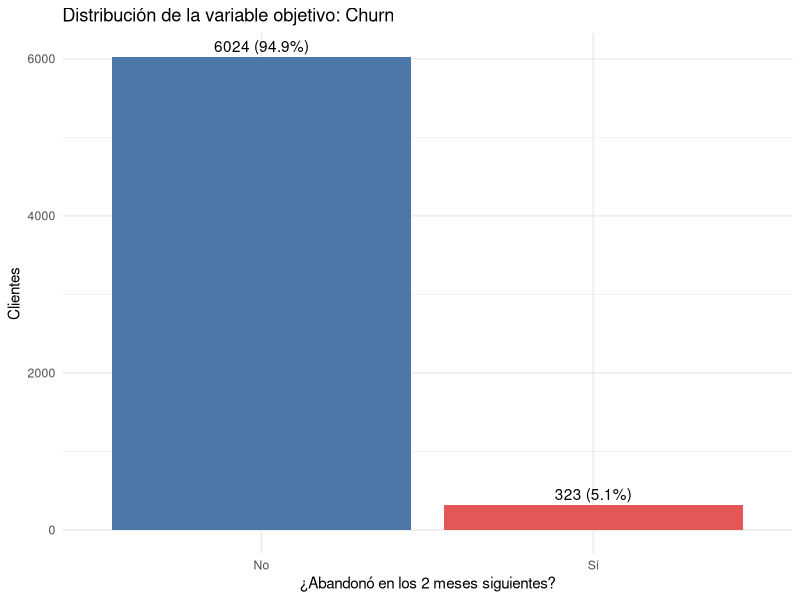
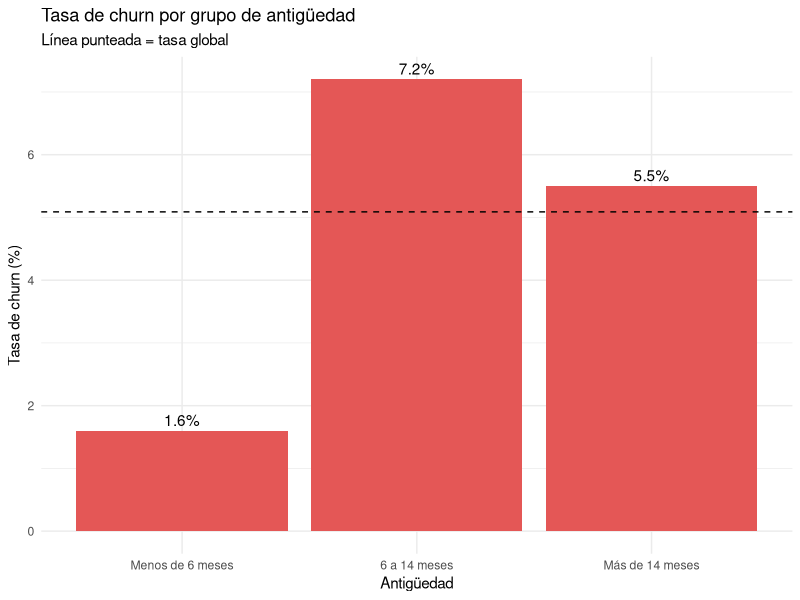
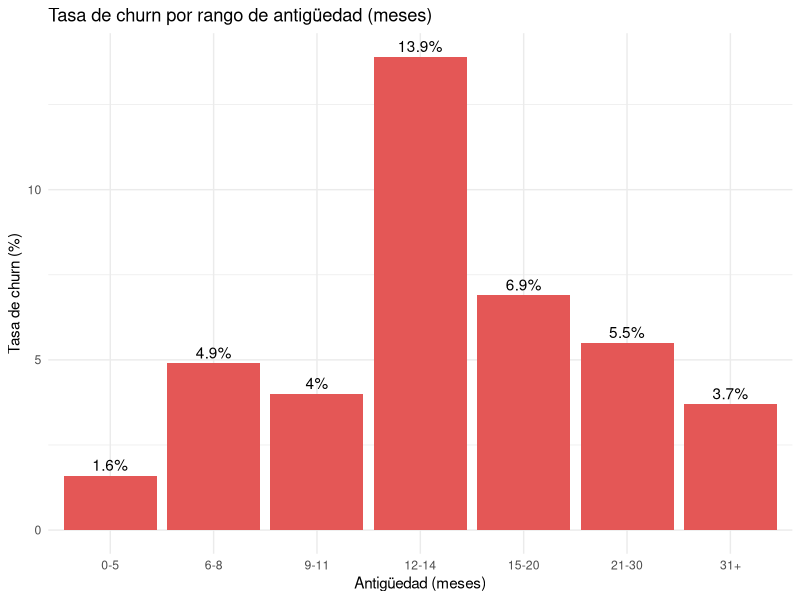
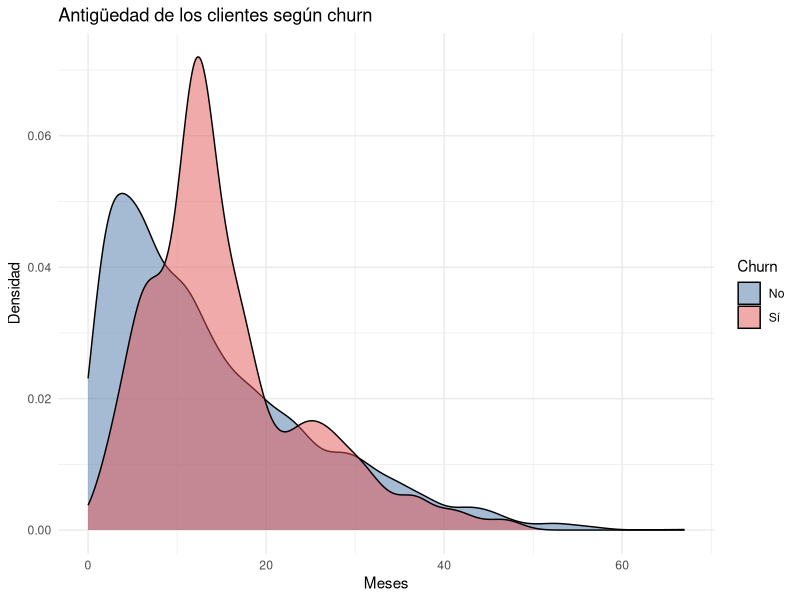
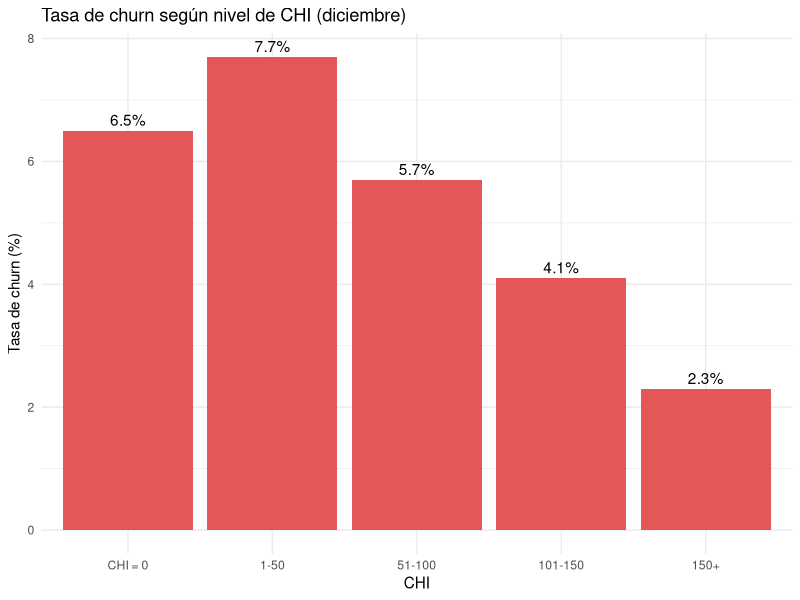
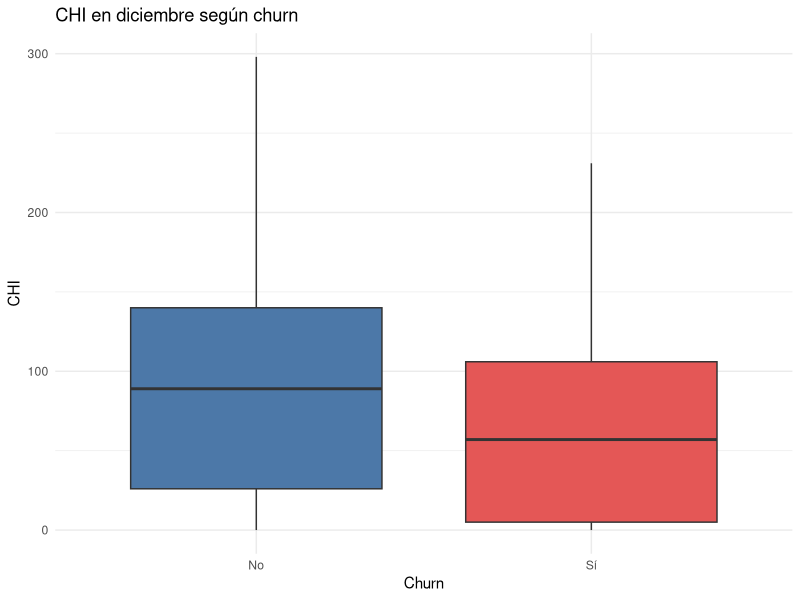
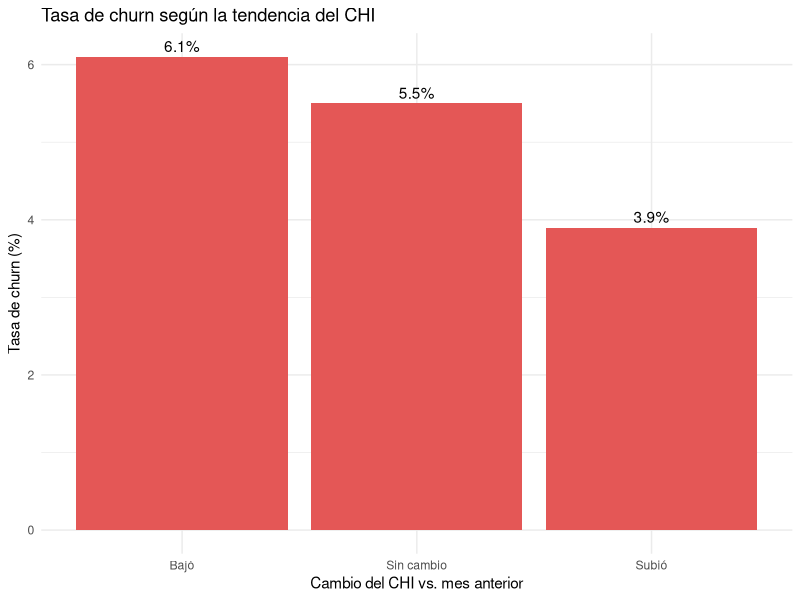
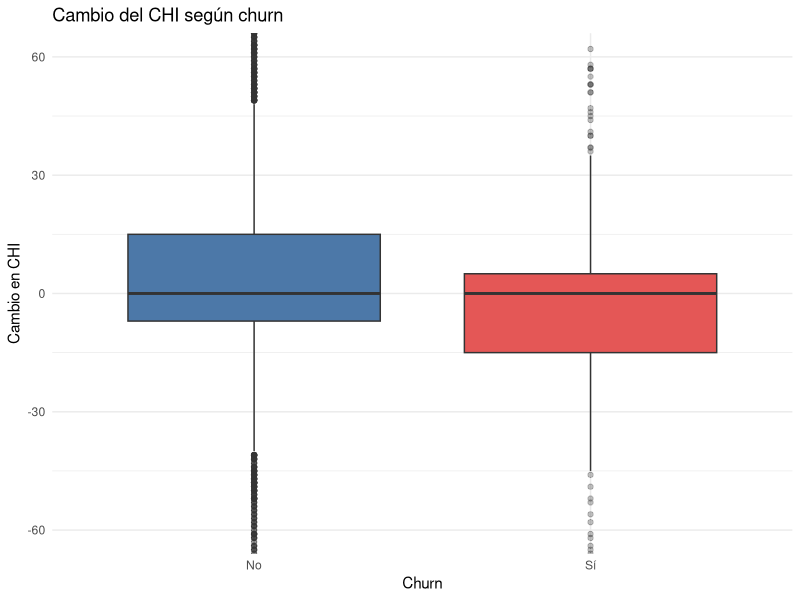

Reproduce these figures in R, in order.
# PARTE 2
library(readr)
library(dplyr)
library(ggplot2)
library(tidyr)


if (!exists("datos_limpios")) {
  datos_limpios <- read_csv("datos_churn_limpios.csv", show_col_types = FALSE)
  datos_limpios$churn_factor <- factor(datos_limpios$churn, levels = c(0, 1),
                                       labels = c("No", "Sí"))
  datos_limpios$grupo_edad <- factor(datos_limpios$grupo_edad,
                                     levels = c("Menos de 6 meses", "6 a 14 meses",
                                                "Más de 14 meses"))
}


colores <- c("No" = "#4C78A8", "Sí" = "#E45756")


# Guardar gráficas en carpeta
dir.create("gráficas", showWarnings = FALSE)
guardar <- function(nombre, ancho = 8, alto = 5) {
  ggsave(filename = file.path("gráficas", paste0(nombre, ".png")),
         plot = last_plot(), width = ancho, height = alto, dpi = 300, bg = "white")
}


# Función auxiliar: tasa de churn por grupo
tasa_por <- function(df, var) {
  df %>%
    group_by({{ var }}) %>%
    summarise(clientes = n(),
              se_fueron = sum(churn),
              tasa_churn_pct = round(100 * mean(churn), 1),
              .groups = "drop")
}


# 1. VARIABLE OBJETIVO: CHURN
tabla_churn <- datos_limpios %>%
  count(churn_factor) %>%
  mutate(porcentaje = round(100 * n / sum(n), 1))
tabla_churn


tasa_global <- mean(datos_limpios$churn)
cat("Tasa global de churn:", round(100 * tasa_global, 2), "%\n")


ggplot(tabla_churn, aes(x = churn_factor, y = n, fill = churn_factor)) +
  geom_col() +
  geom_text(aes(label = paste0(n, " (", porcentaje, "%)")), vjust = -0.4) +
  scale_fill_manual(values = colores) +
  labs(title = "Distribución de la variable objetivo: Churn",
       x = "¿Abandonó en los 2 meses siguientes?", y = "Clientes") +
  theme_minimal() + theme(legend.position = "none")
guardar("01_distribucion_churn")




# 2. ANTIGÜEDAD Y ABANDONO
# 2.1 Por los grupos que sugiere el VP (<6, 6-14, >14 meses)
tabla_edad <- tasa_por(datos_limpios, grupo_edad)
tabla_edad


ggplot(tabla_edad, aes(x = grupo_edad, y = tasa_churn_pct)) +
  geom_col(fill = "#E45756") +
  geom_hline(yintercept = 100 * tasa_global, linetype = "dashed") +
  geom_text(aes(label = paste0(tasa_churn_pct, "%")), vjust = -0.4) +
  labs(title = "Tasa de churn por grupo de antigüedad",
       subtitle = "Línea punteada = tasa global",
       x = "Antigüedad", y = "Tasa de churn (%)") +
  theme_minimal()
guardar("02_churn_por_grupo_edad")


# 2.2 Con más detalle (rangos más finos): los contratos vencen en los meses 6 y 12
datos_limpios <- datos_limpios %>%
  mutate(edad_detalle = cut(edad_meses,
                            breaks = c(-Inf, 5, 8, 11, 14, 20, 30, Inf),
                            labels = c("0-5", "6-8", "9-11", "12-14",
                                       "15-20", "21-30", "31+")))
tabla_edad_det <- tasa_por(datos_limpios, edad_detalle)
tabla_edad_det


ggplot(tabla_edad_det, aes(x = edad_detalle, y = tasa_churn_pct)) +
  geom_col(fill = "#E45756") +
  geom_text(aes(label = paste0(tasa_churn_pct, "%")), vjust = -0.4) +
  labs(title = "Tasa de churn por rango de antigüedad (meses)",
       x = "Antigüedad (meses)", y = "Tasa de churn (%)") +
  theme_minimal()
guardar("03_churn_por_rango_edad")


# 2.3 Distribución de la antigüedad según churn
ggplot(datos_limpios, aes(x = edad_meses, fill = churn_factor)) +
  geom_density(alpha = 0.5) +
  scale_fill_manual(values = colores, name = "Churn") +
  labs(title = "Antigüedad de los clientes según churn", x = "Meses", y = "Densidad") +
  theme_minimal()
guardar("04_densidad_antiguedad")


# 2.4 Prueba estadística: ¿la antigüedad se asocia con el abandono?
chisq.test(table(datos_limpios$grupo_edad, datos_limpios$churn))
wilcox.test(edad_meses ~ churn, data = datos_limpios)




# 3. CHI (Customer Happiness Index) Y ABANDONO
# 3.1 Nivel de CHI en diciembre (mes 0)
datos_limpios <- datos_limpios %>%
  mutate(chi_rango = cut(chi_mes0,
                         breaks = c(-Inf, 0, 50, 100, 150, Inf),
                         labels = c("CHI = 0", "1-50", "51-100", "101-150", "150+")))
tabla_chi <- tasa_por(datos_limpios, chi_rango)
tabla_chi


ggplot(tabla_chi, aes(x = chi_rango, y = tasa_churn_pct)) +
  geom_col(fill = "#E45756") +
  geom_text(aes(label = paste0(tasa_churn_pct, "%")), vjust = -0.4) +
  labs(title = "Tasa de churn según nivel de CHI (diciembre)",
       x = "CHI", y = "Tasa de churn (%)") +
  theme_minimal()
guardar("05_churn_por_nivel_chi")


ggplot(datos_limpios, aes(x = churn_factor, y = chi_mes0, fill = churn_factor)) +
  geom_boxplot() +
  scale_fill_manual(values = colores) +
  labs(title = "CHI en diciembre según churn", x = "Churn", y = "CHI") +
  theme_minimal() + theme(legend.position = "none")
guardar("06_boxplot_chi")


# 3.2 Cambio en el CHI (noviembre -> diciembre)
datos_limpios <- datos_limpios %>%
  mutate(chi_tendencia = case_when(chi_cambio < 0 ~ "Bajó",
                                   chi_cambio == 0 ~ "Sin cambio",
                                   TRUE ~ "Subió"),
         chi_tendencia = factor(chi_tendencia, levels = c("Bajó", "Sin cambio", "Subió")))
tabla_chi_cambio <- tasa_por(datos_limpios, chi_tendencia)
tabla_chi_cambio


ggplot(tabla_chi_cambio, aes(x = chi_tendencia, y = tasa_churn_pct)) +
  geom_col(fill = "#E45756") +
  geom_text(aes(label = paste0(tasa_churn_pct, "%")), vjust = -0.4) +
  labs(title = "Tasa de churn según la tendencia del CHI",
       x = "Cambio del CHI vs. mes anterior", y = "Tasa de churn (%)") +
  theme_minimal()
guardar("07_churn_tendencia_chi")


ggplot(datos_limpios, aes(x = churn_factor, y = chi_cambio, fill = churn_factor)) +
  geom_boxplot(outlier.alpha = 0.3) +
  coord_cartesian(ylim = c(-60, 60)) +
  scale_fill_manual(values = colores) +
  labs(title = "Cambio del CHI según churn", x = "Churn", y = "Cambio en CHI") +
  theme_minimal() + theme(legend.position = "none")
guardar("08_boxplot_cambio_chi")


# 3.3 Pruebas estadísticas
wilcox.test(chi_mes0 ~ churn, data = datos_limpios)
wilcox.test(chi_cambio ~ churn, data = datos_limpios)




# 4. SOPORTE: SOLICITUDES (CASOS) Y PRIORIDAD
# 4.1 ¿Tener casos de soporte?
tabla_casos <- datos_limpios %>%
  mutate(tiene_casos = ifelse(casos_mes0 > 0, "Con casos", "Sin casos")) %>%
  tasa_por(tiene_casos)
tabla_casos


# 4.2 Número de casos (agrupado)
datos_limpios <- datos_limpios %>%
  mutate(casos_rango = cut(casos_mes0, breaks = c(-Inf, 0, 1, 2, Inf),
                           labels = c("0", "1", "2", "3 o más")))
tabla_casos_rango <- tasa_por(datos_limpios, casos_rango)
tabla_casos_rango


ggplot(tabla_casos_rango, aes(x = casos_rango, y = tasa_churn_pct)) +
  geom_col(fill = "#E45756") +
  geom_text(aes(label = paste0(tasa_churn_pct, "%")), vjust = -0.4) +
  labs(title = "Tasa de churn según número de casos de soporte",
       x = "Casos de soporte (diciembre)", y = "Tasa de churn (%)") +
  theme_minimal()
guardar("09_churn_numero_casos")


# 4.3 Prioridad (solo clientes con casos; prioridad 0 = no tuvo casos)
con_casos <- datos_limpios %>% filter(casos_mes0 > 0)
con_casos <- con_casos %>%
  mutate(prioridad_rango = cut(prioridad_mes0, breaks = c(-Inf, 2.5, 3, Inf),
                               labels = c("Baja (<=2.5)", "Media (2.5-3]", "Alta (>3)")))
tabla_prioridad <- tasa_por(con_casos, prioridad_rango)
tabla_prioridad


ggplot(con_casos, aes(x = churn_factor, y = prioridad_mes0, fill = churn_factor)) +
  geom_boxplot() +
  scale_fill_manual(values = colores) +
  labs(title = "Prioridad promedio de los casos (clientes con casos)",
       x = "Churn", y = "Prioridad") +
  theme_minimal() + theme(legend.position = "none")
guardar("10_boxplot_prioridad")


wilcox.test(casos_mes0 ~ churn, data = datos_limpios)
wilcox.test(prioridad_mes0 ~ churn, data = con_casos)




# 5. VARIABLES DE USO: LOGINS, BLOGS, VIEWS, DÍAS DESDE ÚLTIMO LOGIN
# Nota: vistas_cambio tiene valores extremos (|x| > 10,000); por eso se usan
# medianas y se limita el eje en los gráficos.


# 5.1 Estadísticas descriptivas por grupo
uso_resumen <- datos_limpios %>%
  group_by(churn_factor) %>%
  summarise(across(c(logins_cambio, blogs_cambio, vistas_cambio, dias_ultimo_login_cambio),
                   list(media = mean, mediana = median, sd = sd),
                   .names = "{.col}_{.fn}"),
            .groups = "drop") %>%
  mutate(across(where(is.numeric), ~ round(.x, 2)))
t(uso_resumen)


# 5.2 Tasa de churn según la dirección del cambio de cada variable de uso
direccion <- function(x) factor(case_when(x < 0 ~ "Bajó", x == 0 ~ "Sin cambio", TRUE ~ "Subió"),
                                levels = c("Bajó", "Sin cambio", "Subió"))


uso_direccion <- datos_limpios %>%
  transmute(churn,
            Logins = direccion(logins_cambio),
            Blogs = direccion(blogs_cambio),
            Vistas = direccion(vistas_cambio),
            `Días desde último login` = direccion(dias_ultimo_login_cambio)) %>%
  pivot_longer(-churn, names_to = "variable", values_to = "direccion") %>%
  group_by(variable, direccion) %>%
  summarise(clientes = n(), tasa_churn_pct = round(100 * mean(churn), 1), .groups = "drop")
uso_direccion


ggplot(uso_direccion, aes(x = direccion, y = tasa_churn_pct, fill = direccion)) +
  geom_col() +
  geom_text(aes(label = paste0(tasa_churn_pct, "%")), vjust = -0.4, size = 3) +
  geom_hline(yintercept = 100 * tasa_global, linetype = "dashed") +
  facet_wrap(~ variable) +
  scale_fill_manual(values = c("Bajó" = "#E45756", "Sin cambio" = "grey70", "Subió" = "#4C78A8")) +
  labs(title = "Tasa de churn según la dirección del cambio en el uso",
       subtitle = "Línea punteada = tasa global", x = NULL, y = "Tasa de churn (%)") +
  theme_minimal() + theme(legend.position = "none")
guardar("11_churn_direccion_uso")


# 5.3 Boxplots comparativos (ejes limitados por los extremos)
ggplot(datos_limpios, aes(x = churn_factor, y = logins_cambio, fill = churn_factor)) +
  geom_boxplot(outlier.alpha = 0.2) +
  coord_cartesian(ylim = c(-50, 60)) +
  scale_fill_manual(values = colores) +
  labs(title = "Cambio en logins", x = "Churn", y = "Logins") +
  theme_minimal() + theme(legend.position = "none")
guardar("12_boxplot_logins")


ggplot(datos_limpios, aes(x = churn_factor, y = vistas_cambio, fill = churn_factor)) +
  geom_boxplot(outlier.alpha = 0.2) +
  coord_cartesian(ylim = c(-500, 500)) +
  scale_fill_manual(values = colores) +
  labs(title = "Cambio en vistas de blogs (eje limitado)", x = "Churn", y = "Vistas") +
  theme_minimal() + theme(legend.position = "none")
guardar("13_boxplot_vistas")


ggplot(datos_limpios, aes(x = churn_factor, y = dias_ultimo_login_cambio, fill = churn_factor)) +
  geom_boxplot(outlier.alpha = 0.2) +
  coord_cartesian(ylim = c(-30, 40)) +
  scale_fill_manual(values = colores) +
  labs(title = "Cambio en días desde el último login", x = "Churn", y = "Días") +
  theme_minimal() + theme(legend.position = "none")
guardar("14_boxplot_dias_login")


# 5.4 Pruebas no paramétricas (variables muy sesgadas)
wilcox.test(logins_cambio ~ churn, data = datos_limpios)
wilcox.test(blogs_cambio ~ churn, data = datos_limpios)
wilcox.test(vistas_cambio ~ churn, data = datos_limpios)
wilcox.test(dias_ultimo_login_cambio ~ churn, data = datos_limpios)




# 6. CORRELACIONES Y COMPARATIVO GENERAL
variables_num <- datos_limpios %>%
  select(edad_meses, chi_mes0, chi_cambio, casos_mes0, casos_cambio,
         prioridad_mes0, prioridad_cambio, logins_cambio, blogs_cambio,
         vistas_cambio, dias_ultimo_login_cambio, churn)


# 6.1 Correlación de cada variable con churn (Spearman, robusta a extremos)
cor_churn <- data.frame(
  variable = setdiff(names(variables_num), "churn"),
  pearson  = sapply(setdiff(names(variables_num), "churn"),
                    function(v) cor(variables_num[[v]], variables_num$churn)),
  spearman = sapply(setdiff(names(variables_num), "churn"),
                    function(v) cor(variables_num[[v]], variables_num$churn, method = "spearman"))
) %>%
  mutate(across(c(pearson, spearman), ~ round(.x, 3))) %>%
  arrange(desc(abs(spearman)))
cor_churn


ggplot(cor_churn, aes(x = reorder(variable, spearman), y = spearman, fill = spearman > 0)) +
  geom_col() +
  coord_flip() +
  scale_fill_manual(values = c("TRUE" = "#E45756", "FALSE" = "#4C78A8"),
                    labels = c("TRUE" = "Aumenta churn", "FALSE" = "Reduce churn"),
                    name = NULL) +
  labs(title = "Correlación (Spearman) de cada variable con churn",
       x = NULL, y = "Correlación") +
  theme_minimal()
guardar("15_correlacion_con_churn")


# 6.2 Matriz de correlación entre todas las variables (heatmap)
matriz_cor <- cor(variables_num, method = "spearman")
cor_larga <- as.data.frame(as.table(matriz_cor))
names(cor_larga) <- c("var1", "var2", "correlacion")


ggplot(cor_larga, aes(x = var1, y = var2, fill = correlacion)) +
  geom_tile(color = "white") +
  geom_text(aes(label = round(correlacion, 2)), size = 2.5) +
  scale_fill_gradient2(low = "#4C78A8", mid = "white", high = "#E45756", limits = c(-1, 1)) +
  labs(title = "Matriz de correlación (Spearman)", x = NULL, y = NULL) +
  theme_minimal() +
  theme(axis.text.x = element_text(angle = 45, hjust = 1))
guardar("16_matriz_correlacion")


# 6.3 Tabla comparativa: promedios y medianas por grupo
comparacion_medianas <- datos_limpios %>%
  group_by(churn_factor) %>%
  summarise(across(c(edad_meses, chi_mes0, chi_cambio, casos_mes0, prioridad_mes0,
                     logins_cambio, blogs_cambio, vistas_cambio, dias_ultimo_login_cambio),
                   median), .groups = "drop")
comparacion_medianas
